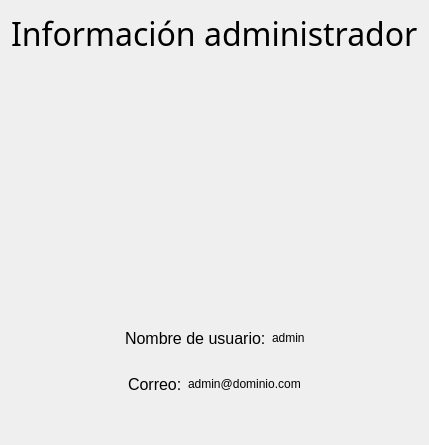
      <widget class="QWidget" name="page_a1">
       <layout class="QHBoxLayout" name="horizontalLayout_4">
        <item>
         <layout class="QGridLayout" name="gridLayout">
          <item row="1" column="0" alignment="Qt::AlignHCenter">
           <widget class="QLabel" name="label_titulo1">
            <property name="font">
             <font>
              <family>Bahnschrift</family>
              <pointsize>24</pointsize>
             </font>
            </property>
            <property name="text">
             <string>Información administrador</string>
            </property>
           </widget>
          </item>
          <item row="4" column="0" alignment="Qt::AlignHCenter">
           <widget class="QLabel" name="imagenAdmin">
            <property name="minimumSize">
             <size>
              <width>0</width>
              <height>200</height>
             </size>
            </property>
            <property name="maximumSize">
             <size>
              <width>200</width>
              <height>200</height>
             </size>
            </property>
            <property name="text">
             <string/>
            </property>
            <property name="pixmap">
             <pixmap resource="resources.qrc">:/new/prefix1/admin-icon.png</pixmap>
            </property>
            <property name="scaledContents">
             <bool>true</bool>
            </property>
           </widget>
          </item>
          <item row="3" column="0">
           <spacer name="verticalSpacer_2">
            <property name="orientation">
             <enum>Qt::Vertical</enum>
            </property>
            <property name="sizeHint" stdset="0">
             <size>
              <width>20</width>
              <height>40</height>
             </size>
            </property>
           </spacer>
          </item>
          <item row="8" column="0">
           <spacer name="verticalSpacer_5">
            <property name="orientation">
             <enum>Qt::Vertical</enum>
            </property>
            <property name="sizeHint" stdset="0">
             <size>
              <width>20</width>
              <height>40</height>
             </size>
            </property>
           </spacer>
          </item>
          <item row="5" column="0">
           <layout class="QHBoxLayout" name="horizontalLayout_5">
            <property name="topMargin">
             <number>20</number>
            </property>
            <item>
             <spacer name="horizontalSpacer_2">
              <property name="orientation">
               <enum>Qt::Horizontal</enum>
              </property>
              <property name="sizeHint" stdset="0">
               <size>
                <width>40</width>
                <height>20</height>
               </size>
              </property>
             </spacer>
            </item>
            <item>
             <widget class="QLabel" name="label_usuarioA">
              <property name="font">
               <font>
                <pointsize>12</pointsize>
               </font>
              </property>
              <property name="text">
               <string>Nombre de usuario:</string>
              </property>
             </widget>
            </item>
            <item>
             <widget class="QLabel" name="usuario_admin">
              <property name="text">
               <string>admin</string>
              </property>
             </widget>
            </item>
            <item>
             <spacer name="horizontalSpacer">
              <property name="orientation">
               <enum>Qt::Horizontal</enum>
              </property>
              <property name="sizeHint" stdset="0">
               <size>
                <width>40</width>
                <height>20</height>
               </size>
              </property>
             </spacer>
            </item>
           </layout>
          </item>
          <item row="6" column="0">
           <layout class="QHBoxLayout" name="horizontalLayout_6">
            <property name="topMargin">
             <number>20</number>
            </property>
            <item>
             <spacer name="horizontalSpacer_3">
              <property name="orientation">
               <enum>Qt::Horizontal</enum>
              </property>
              <property name="sizeHint" stdset="0">
               <size>
                <width>40</width>
                <height>20</height>
               </size>
              </property>
             </spacer>
            </item>
            <item>
             <widget class="QLabel" name="label_correoA">
              <property name="font">
               <font>
                <pointsize>12</pointsize>
               </font>
              </property>
              <property name="text">
               <string>Correo:</string>
              </property>
             </widget>
            </item>
            <item>
             <widget class="QLabel" name="correo_admin">
              <property name="text">
               <string>admin@dominio.com</string>
              </property>
             </widget>
            </item>
            <item>
             <spacer name="horizontalSpacer_4">
              <property name="orientation">
               <enum>Qt::Horizontal</enum>
              </property>
              <property name="sizeHint" stdset="0">
               <size>
                <width>40</width>
                <height>20</height>
               </size>
              </property>
             </spacer>
            </item>
           </layout>
          </item>
         </layout>
        </item>
       </layout>
      </widget>
